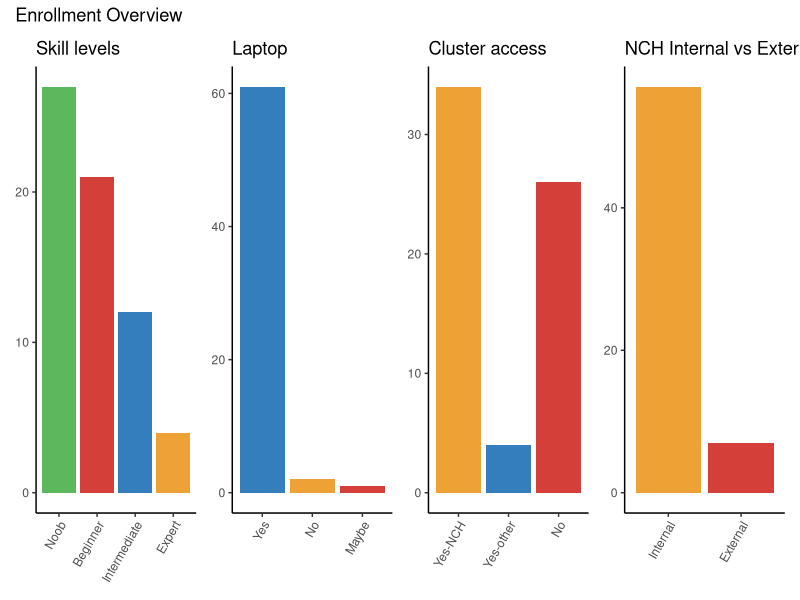
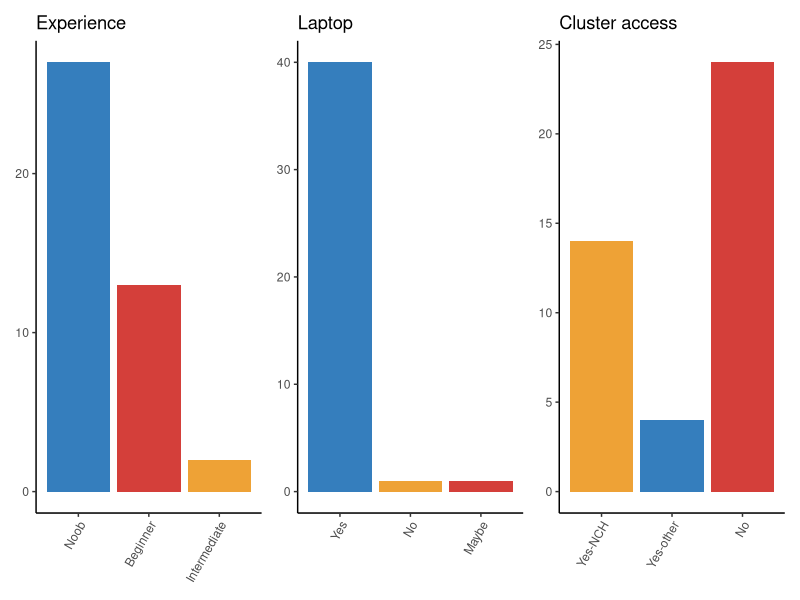
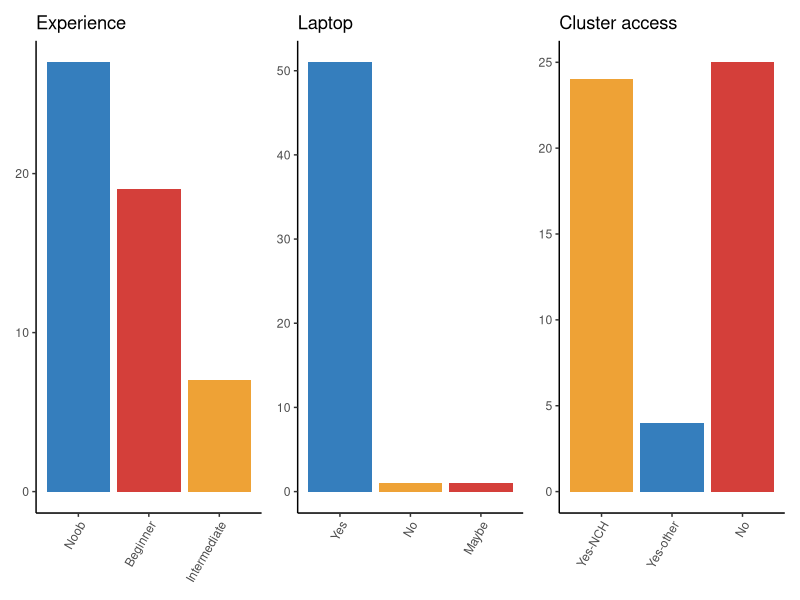
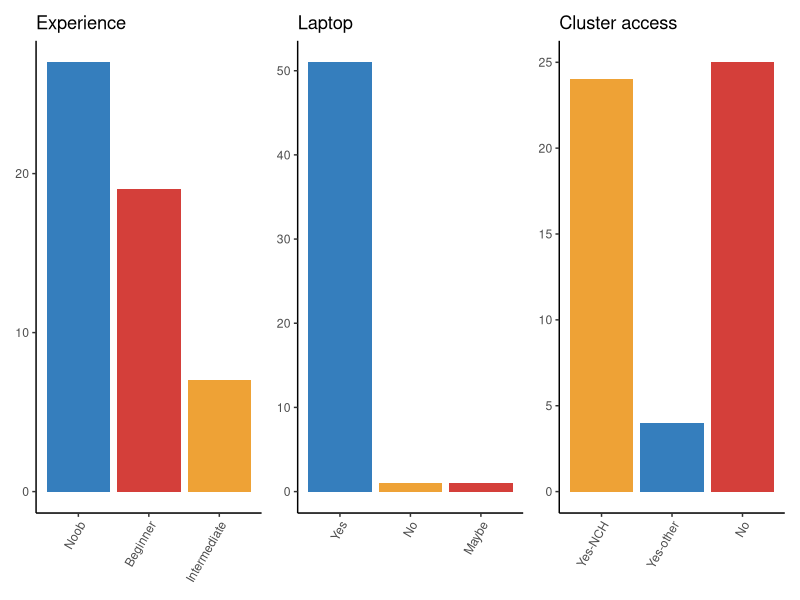
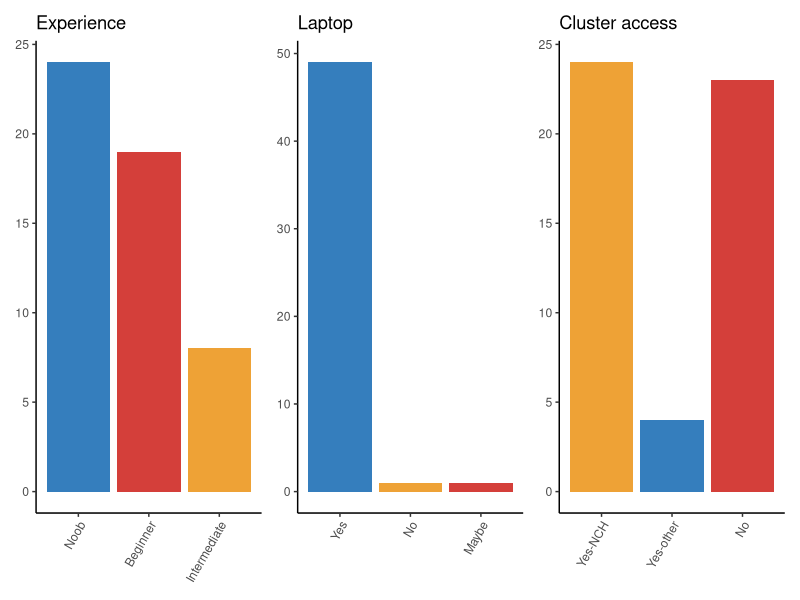
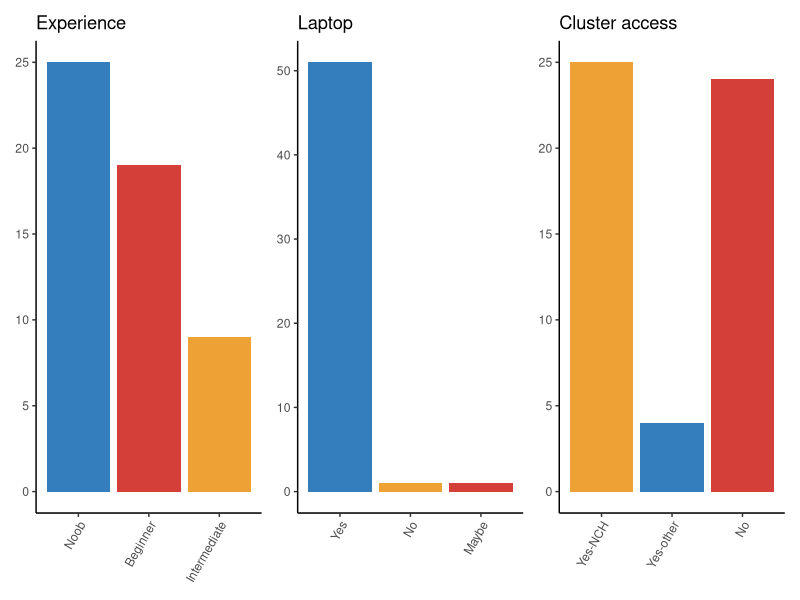
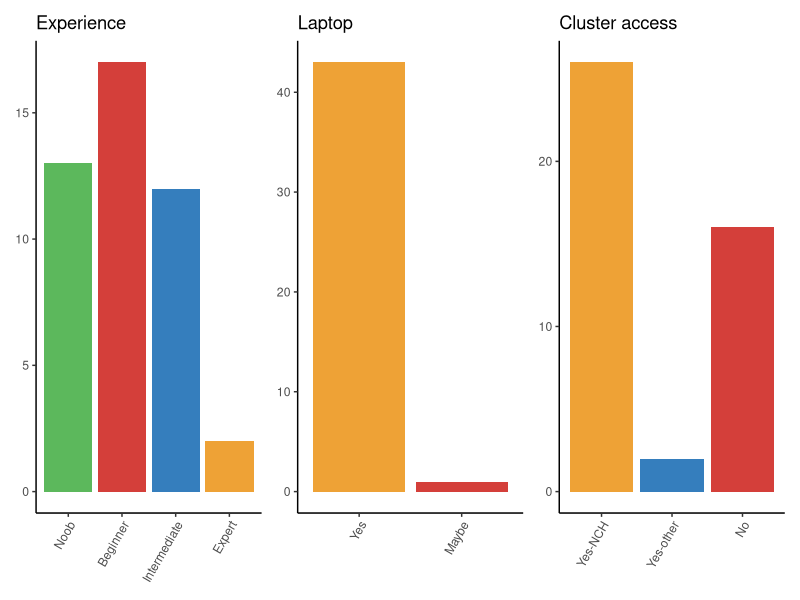
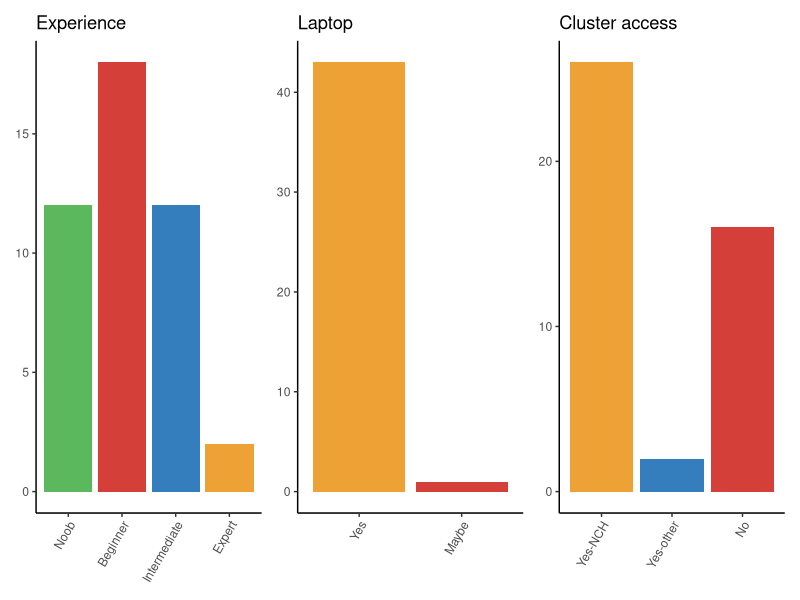

Write the R code that produced these figures, in order.
## ---- chunk 1
knitr::opts_chunk$set(echo = TRUE)
library(tidyverse)
library(ggplot2)
library(patchwork)

theme_set(theme_classic())
## ---- chunk 2
reg <- read.csv("CoderUpgradeRegistration.csv", header = T) %>%
    as_tibble() %>%
    select(-ID, -Start.time, -Completion.time, -Email, -Name,
        -The..tentative..schedule)

colnames(reg) <- c(
        "Name",
        "Email",
        "In_or_Ex",
        "Skill",
        "Mentor",
        "Participant",
        "Social",
        "Dietary",
        "Laptop",
        "Cluster"
    )

sessions <- c(
    "Basics of R",
    "Intro to scRNA-seq",
    "Intro to Seurat",
    "Combining single cell datasets",
    "Differential expression analysis",
    "Under the hood",
    "Speeding it up",
    "Cell-cell interaction analysis",
    "Multiomic",
    "RNA velocity and pseudotime"
)

reg$Skill[reg$Skill == "Total noob"] <- "Noob"
reg$Skill[reg$Skill == "Beginner comfortable with the basics"] <- "Beginner"
reg$Skill[reg$Skill == "Intermediate with a few advanced skills"] <- "Intermediate"
reg$Skill[reg$Skill == "Expert who could teach all of the beginner topics"] <- "Expert"

reg$Cluster[reg$Cluster == "Yes - NCH cluster (Franklin)"] <- "Yes-NCH"
reg$Cluster[reg$Cluster == "Yes - other cluster (OSU OSC or other)"] <- "Yes-other"

reg$In_or_Ex[reg$In_or_Ex == "Internal (I have an NCH login)"] <- "Internal"
reg$In_or_Ex[reg$In_or_Ex == "External (I do not have an NCH login)"] <- "External"

## ---- chunk 3
p1 <- as.data.frame(table(reg$Skill)) %>%
    ggplot(aes(factor(Var1, level = c(
            "Noob",
            "Beginner",
            "Intermediate",
            "Expert")),
        Freq, fill = Var1)) +
        geom_bar(stat = "identity") +
        scale_fill_manual(values = c("#D43F3AFF", "#EEA236FF",
            "#357EBDFF", "#5CB85CFF")) +
        ggtitle("Skill levels") +
        theme(axis.title = element_blank(),
            legend.position = "none",
            axis.text.x = element_text(angle = 60, hjust = 1))
p2 <- as.data.frame(table(reg$Laptop)) %>%
    ggplot(aes(factor(Var1, level = c(
            "Yes",
            "No",
            "Maybe")),
        Freq, fill = Var1)) +
        geom_bar(stat = "identity") +
        scale_fill_manual(values = c("#D43F3AFF", "#EEA236FF",
            "#357EBDFF", "#5CB85CFF")) +
        ggtitle("Laptop") +
        theme(axis.title = element_blank(),
            legend.position = "none",
            axis.text.x = element_text(angle = 60, hjust = 1))
p3 <- as.data.frame(table(reg$Cluster)) %>%
    ggplot(aes(factor(Var1, level = c(
            "Yes-NCH",
            "Yes-other",
            "No")),
        Freq, fill = Var1)) +
        geom_bar(stat = "identity") +
        scale_fill_manual(values = c("#D43F3AFF", "#EEA236FF",
            "#357EBDFF", "#5CB85CFF")) +
        ggtitle("Cluster access") +
        theme(axis.title = element_blank(),
            legend.position = "none",
            axis.text.x = element_text(angle = 60, hjust = 1))
p4 <- as.data.frame(table(reg$In_or_Ex)) %>%
    ggplot(aes(factor(Var1, level = c(
            "Internal",
            "External")),
        Freq, fill = Var1)) +
        geom_bar(stat = "identity") +
        scale_fill_manual(values = c("#D43F3AFF", "#EEA236FF",
            "#357EBDFF", "#5CB85CFF")) +
        ggtitle("NCH Internal vs External") +
        theme(axis.title = element_blank(),
            legend.position = "none",
            axis.text.x = element_text(angle = 60, hjust = 1))

p5 <- p1 | p2 | p3 | p4
print(p5 + plot_annotation(title = "Enrollment Overview"))
## ---- chunk 4
roster <- lapply(seq_along(sessions), function(s) {
    students <- reg %>%
        filter(grepl(sessions[s], Participant)) %>%
        select(Name, Email, In_or_Ex, Skill, Laptop, Cluster)
    mentors <- reg %>%
        filter(grepl(sessions[s], Mentor)) %>%
        select(Name, Email, In_or_Ex, Skill)
    return(list(students = students, mentors = mentors))
})

if(!dir.exists("Rosters")) {
  dir.create("Rosters")
}

for(s in seq_along(sessions)) {
    write.csv(roster[[s]]$students,
        paste0("Rosters/", sessions[s], "-participants.csv"))
    write.csv(roster[[s]]$mentors,
        paste0("Rosters/", sessions[s], "-mentors.csv"))
    p1 <- as.data.frame(table(roster[[s]]$students$Skill)) %>%
        ggplot(aes(factor(Var1, level = c(
                "Noob",
                "Beginner",
                "Intermediate",
                "Expert")),
            Freq, fill = Var1)) +
            geom_bar(stat = "identity") +
            scale_fill_manual(values = c("#D43F3AFF", "#EEA236FF",
                "#357EBDFF", "#5CB85CFF")) +
            ggtitle("Experience") +
            theme(axis.title = element_blank(),
                legend.position = "none",
                axis.text.x = element_text(angle = 60, hjust = 1))
    p2 <- as.data.frame(table(roster[[s]]$students$Laptop)) %>%
        ggplot(aes(factor(Var1, level = c(
                "Yes",
                "No",
                "Maybe")),
            Freq, fill = Var1)) +
            geom_bar(stat = "identity") +
            scale_fill_manual(values = c("#D43F3AFF", "#EEA236FF",
                "#357EBDFF", "#5CB85CFF")) +
            ggtitle("Laptop") +
            theme(axis.title = element_blank(),
                legend.position = "none",
                axis.text.x = element_text(angle = 60, hjust = 1))
    p3 <- as.data.frame(table(roster[[s]]$students$Cluster)) %>%
        ggplot(aes(factor(Var1, level = c(
                "Yes-NCH",
                "Yes-other",
                "No")),
            Freq, fill = Var1)) +
            geom_bar(stat = "identity") +
            scale_fill_manual(values = c("#D43F3AFF", "#EEA236FF",
                "#357EBDFF", "#5CB85CFF")) +
            ggtitle("Cluster access") +
            theme(axis.title = element_blank(),
                legend.position = "none",
                axis.text.x = element_text(angle = 60, hjust = 1))
    p4 <- p1 | p2 | p3
    ggsave(paste0("Rosters/", sessions[s], ".png"),
        p4,
        device = "png",
        width = 8,
        height = 3)
}

